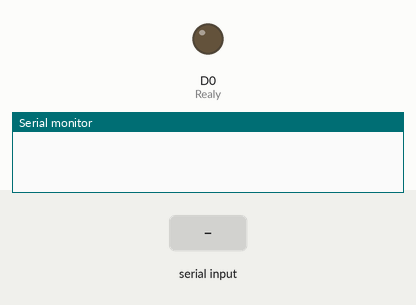
This sketch was run on a simulated ESP8266 (NodeMCU). Parts: output pins drawn as LEDs (lit = HIGH), the last lines printed to the serial monitor. The test bench sets the inputs (shaded band). WiFi joins after 1.5 s; servers stay silent unless stated.

Above: at 3.0 s.
3.1 s: "H" received over the second serial link
At 3.7 s:
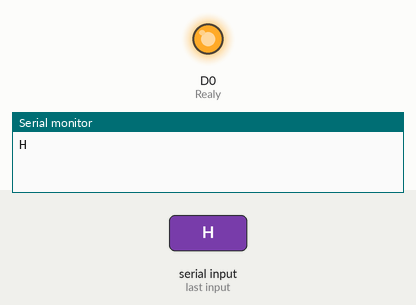
5.6 s: "G" received over the second serial link
7.1 s: "1" received over the second serial link
Timing chart, 0 to 10.1 s (numbered marks = the images above; inputs shaded):
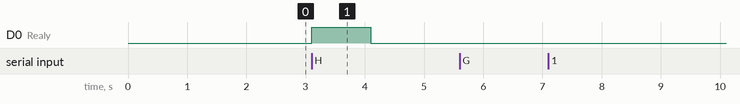

Measured:
- after the input at 3.1 s, D0 (Realy): LOW → HIGH at once, → LOW 1.0 s later

The sketch:

NodeMCU.ino
```cpp
#include <Blynk.h>
#define BLYNK_PRINT Serial


#include <ESP8266WiFi.h>
#include <BlynkSimpleEsp8266.h>

 #include <SoftwareSerial.h>
 SoftwareSerial zIGBEE(14, 12);
 WidgetTerminal terminal(V1);
char auth[] = "2400a95682ac475aa84f79f41608ef4f";
char ssid[] = "abstergo";
char pass[] = "Phoenix123";
int Realy = D0;
void setup()
{
    Serial.begin(9600);
zIGBEE.begin(9600);
pinMode(Realy,OUTPUT);
digitalWrite(Realy,LOW);
  Blynk.begin(auth, ssid, pass);
  }

void loop()
{
  Blynk.run();
  while(zIGBEE.available()>0)
{
char ch = zIGBEE.read();
 Serial.println(ch);
 if(ch == 'H')
 {
  terminal.println(F("low BP AND shock genrator on"));
  terminal.flush();
  digitalWrite(Realy,HIGH);
  delay(1000);
    digitalWrite(Realy,LOW);
  delay(1000);

 }
 if(ch == 'G')
 {
  terminal.println(F("critical condition"));
terminal.flush();
 }
 }
}
```
